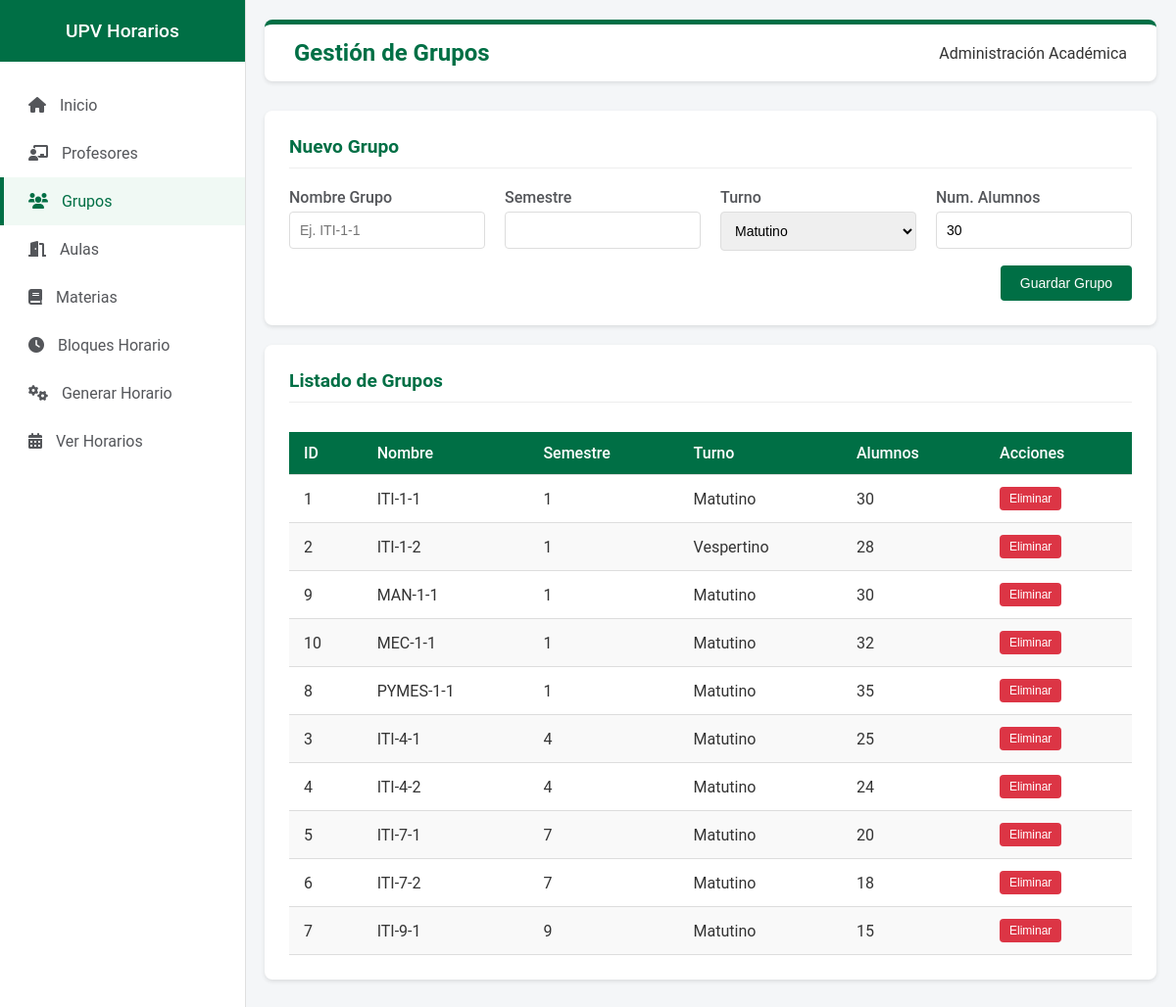
Screenshot of /grupos.php with the database file from the repository.
### tables this page shows
CREATE TABLE `grupos` (
  `id_grupo` INT NOT NULL AUTO_INCREMENT,
  `nombre_grupo` VARCHAR(50) NOT NULL COMMENT 'Ej. ITI 1-1',
  `semestre` INT NOT NULL,
  `turno` ENUM('Matutino', 'Vespertino', 'Mixto') NOT NULL DEFAULT 'Matutino',
  `num_alumnos` INT DEFAULT 30,
  PRIMARY KEY (`id_grupo`)
);

### grupos.php (the view, shortened to what this page needs)
<?php
require_once 'config/db.php';
$stmt = $pdo->query("SELECT * FROM grupos ORDER BY semestre ASC, nombre_grupo ASC");
$grupos = $stmt->fetchAll();
require_once 'views/layout/header.php';
require_once 'views/layout/sidebar.php';
?>
<div class="main-content">
    <div class="header">
        <h1>Gestión de Grupos</h1>
        <div><span>Administración Académica</span></div>
    </div>
    <div class="card">
        <div class="card-header">
            <h2 class="card-title">Nuevo Grupo</h2>
        </div>
        <form method="POST" action="">
            <div style="display: flex; gap: 20px;">
                <div class="form-group" style="flex: 1;">
                    <label>Nombre Grupo</label>
                    <input type="text" name="nombre_grupo" class="form-control" required placeholder="Ej. ITI-1-1">
                </div>
                <div class="form-group" style="flex: 1;">
                    <label>Semestre</label>
                    <input type="number" name="semestre" class="form-control" required min="1" max="12">
                </div>
                <div class="form-group" style="flex: 1;">
                    <label>Turno</label>
                    <select name="turno" class="form-control">
                        <option value="Matutino">Matutino</option>
                    </select>
                </div>
                <div class="form-group" style="flex: 1;">
                    <label>Num. Alumnos</label>
                    <input type="number" name="num_alumnos" class="form-control" value="30">
                </div>
            </div>
            <div class="text-right">
                <button type="submit" class="btn btn-primary">Guardar Grupo</button>
            </div>
        </form>
    </div>
    <div class="card">
        <div class="card-header">
            <h2 class="card-title">Listado de Grupos</h2>
        </div>
        <div class="table-container">
            <table class="table">
                <thead>
                    <tr>
                        <th>ID</th>
                        <th>Nombre</th>
                        <th>Semestre</th>
                        <th>Turno</th>
                        <th>Alumnos</th>
                        <th>Acciones</th>
                    </tr>
                </thead>
                <tbody>
                    <?php foreach ($grupos as $g): ?>
                    <tr>
                        <td><?php echo $g['id_grupo']; ?></td>
                        <td><?php echo htmlspecialchars($g['nombre_grupo']); ?></td>
                        <td><?php echo $g['semestre']; ?></td>
                        <td><?php echo $g['turno']; ?></td>
                        <td><?php echo $g['num_alumnos']; ?></td>
                        <td>
                            <form method="POST" style="display:inline;" onsubmit="return confirm('¿Eliminar grupo?');">
                                <button type="submit" class="btn btn-sm btn-danger">Eliminar</button>
                            </form>
                        </td>
                    </tr>
                    <?php endforeach; ?>
                </tbody>
            </table>
        </div>
    </div>
</div>
<?php require_once 'views/layout/footer.php'; ?>

### assets/css/styles.css (style rules this page uses)
:root { --upv-green: #006F45; --upv-dark-green: #004d30; --upv-gray: #54565A; --upv-light-gray: #F4F6F8; --upv-accent: #8DC63F; --white: #FFFFFF; --text-color: #333333; --border-radius: 8px; --shadow: 0 2px 4px rgba(0,0,0,0.1); }
body { font-family: 'Roboto', 'Segoe UI', Tahoma, Geneva, Verdana, sans-serif; background-color: var(--upv-light-gray); color: var(--text-color); margin: 0; padding: 0; display: flex; min-height: 100vh; }
.main-content { flex: 1; margin-left: 250px; padding: 20px; }
.header { background-color: var(--white); padding: 15px 30px; border-radius: var(--border-radius); box-shadow: var(--shadow); margin-bottom: 30px; display: flex; justify-content: space-between; align-items: center; border-top: 5px solid var(--upv-green); }
.header h1 { margin: 0; font-size: 1.5rem; color: var(--upv-green); }
.card { background-color: var(--white); border-radius: var(--border-radius); box-shadow: var(--shadow); padding: 25px; margin-bottom: 20px; }
.card-header { margin-bottom: 20px; border-bottom: 1px solid #eee; padding-bottom: 10px; display: flex; justify-content: space-between; align-items: center; }
.card-title { margin: 0; color: var(--upv-green); font-size: 1.2rem; }
.form-group { margin-bottom: 15px; }
.form-group label { display: block; margin-bottom: 5px; color: var(--upv-gray); font-weight: 500; }
.form-control { width: 100%; padding: 10px; border: 1px solid #ddd; border-radius: 4px; font-size: 14px; box-sizing: border-box; }
.btn { padding: 10px 20px; border: none; border-radius: 4px; cursor: pointer; font-size: 14px; transition: background 0.3s; text-decoration: none; display: inline-block; }
.btn-primary { background-color: var(--upv-green); color: var(--white); }
.btn-danger { background-color: #dc3545; color: white; }
.btn-sm { padding: 5px 10px; font-size: 12px; }
.table-container { overflow-x: auto; }
.table { width: 100%; border-collapse: collapse; margin-top: 10px; }
.table th, .table td { padding: 12px 15px; text-align: left; border-bottom: 1px solid #ddd; }
.table th { background-color: var(--upv-green); color: var(--white); font-weight: 500; }
.table tr:nth-child(even) { background-color: #f9f9f9; }
.text-right { text-align: right; }

### rows the page displays
grupos: id_grupo "1", nombre_grupo "ITI-1-1", semestre "1", turno "Matutino", num_alumnos "30"
grupos: id_grupo "2", nombre_grupo "ITI-1-2", semestre "1", turno "Vespertino", num_alumnos "28"
grupos: id_grupo "9", nombre_grupo "MAN-1-1", semestre "1", turno "Matutino", num_alumnos "30"
grupos: id_grupo "10", nombre_grupo "MEC-1-1", semestre "1", turno "Matutino", num_alumnos "32"
grupos: id_grupo "8", nombre_grupo "PYMES-1-1", semestre "1", turno "Matutino", num_alumnos "35"
grupos: id_grupo "3", nombre_grupo "ITI-4-1", semestre "4", turno "Matutino", num_alumnos "25"
grupos: id_grupo "4", nombre_grupo "ITI-4-2", semestre "4", turno "Matutino", num_alumnos "24"
grupos: id_grupo "5", nombre_grupo "ITI-7-1", semestre "7", turno "Matutino", num_alumnos "20"
grupos: id_grupo "6", nombre_grupo "ITI-7-2", semestre "7", turno "Matutino", num_alumnos "18"
grupos: id_grupo "7", nombre_grupo "ITI-9-1", semestre "9", turno "Matutino", num_alumnos "15"
